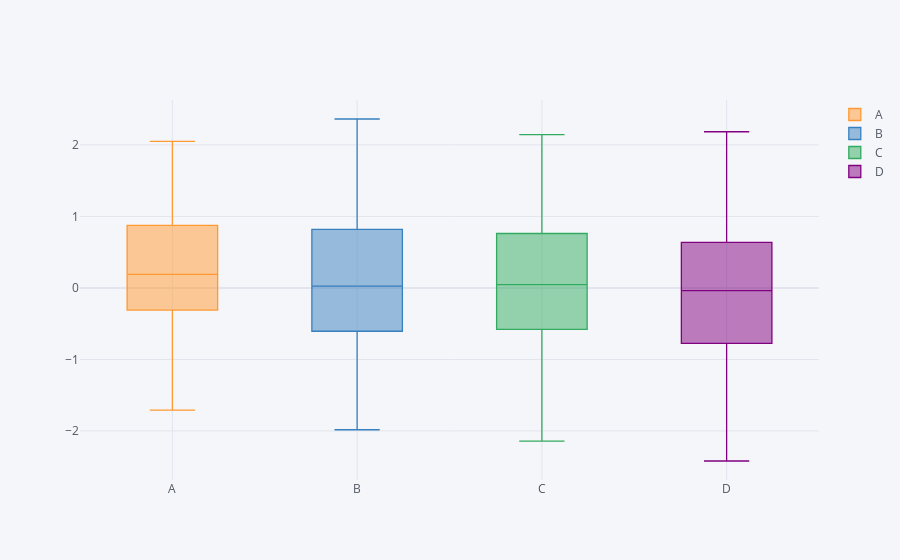

The notebook cell this image was saved under:
### Code cell
## Box Plot

df.iplot(kind='box')
